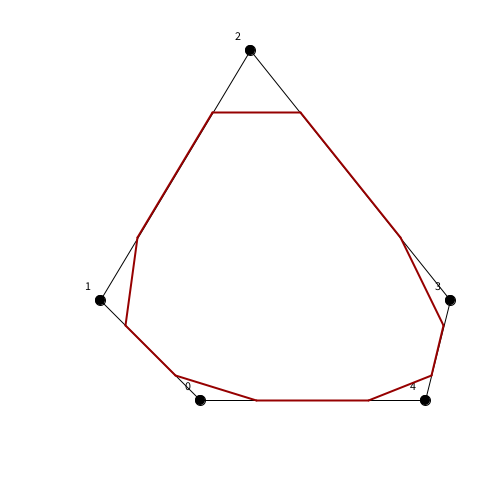
Frame 1 (no input)
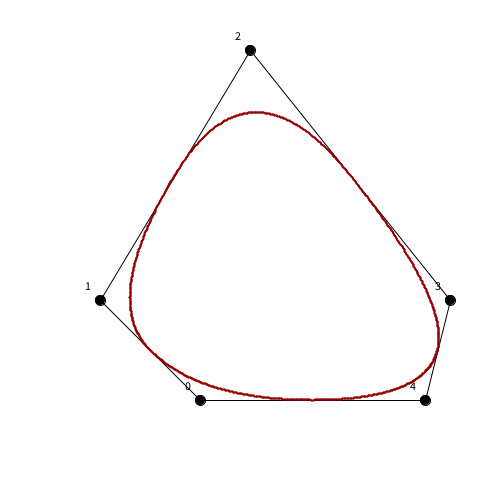
Frame 60 (the mouse pressed at the canvas centre just before this capture)
Frame 120 (the mouse held since frame 60 and released just before this capture): identical to frame 60, image omitted

The Processing sketch that drew these frames (run headless with seeded random() and noise(); from frame 60 on, the mouse is pressed at the canvas centre):

// Processing sketch: poly_subdivision_quadratic
// ── poly_subdivision_quadratic.pde
boolean lock=false;
int locked_index;
pt locked_pt;

int click_counter=0;
pt A=new pt(200,400);
pt B=new pt(100,300);
pt C=new pt(250,50);
pt D=new pt(450,300);
pt E=new pt(425,400);
pt A_,B_,C_,D_;


ArrayList<pt>ptList;
ArrayList<pt>dupPtList;
ArrayList<pt>cubicPtList;

void setup(){
 size(500,500);
 ptList=new ArrayList<pt>();
 dupPtList=new ArrayList<pt>();
 cubicPtList=new ArrayList<pt>();
 ptList.add(A);
 ptList.add(B);
 ptList.add(C);
 ptList.add(D);
 ptList.add(E); 
 dupPtList.addAll(ptList);
 background(255);
}

void draw(){
  background(255);
  fill(0);
  if(click_counter<7){
    click_counter++;
    quadraticSubdivision();
  }
  drawInfo();
}

void drawInfo(){  
  fill(0);
  for(int i=0; i<dupPtList.size(); i++){
    pt P,Q;
    if(i<dupPtList.size()-1){
      P=dupPtList.get(i);
      Q=dupPtList.get(i+1);
    }else{
      P=dupPtList.get(i);
      Q=dupPtList.get(0);
    }
    stroke(0,0,0);
    strokeWeight(1);
    ellipse(P.x,P.y,10,10);
    text(""+i,P.x-15,P.y-10);
    line(P.x,P.y,Q.x,Q.y);
  }
  
  for(int i=0; i<ptList.size(); i++){
    pt P,Q;
    if(i<ptList.size()-1){
      P=ptList.get(i);
      Q=ptList.get(i+1);
    }else{
      P=ptList.get(i);
      Q=ptList.get(0);
    }
    stroke(150,0,0);
    strokeWeight(2);
    line(P.x,P.y,Q.x,Q.y);
  }
}


void quadraticSubdivision(){
  ArrayList<pt>temp=new ArrayList<pt>();
  for(int i=0; i<ptList.size(); i++){
    pt P, Q;
    if(i<ptList.size()-1){
      P=ptList.get(i);
      Q=ptList.get(i+1); 
    }else{
      P=ptList.get(i);
      Q=ptList.get(0);
    }
    temp.add(P);
    pt p=quadraticSplit(P,Q);    
    temp.add(p); 
  }  
  ptList.clear();
  ptList.addAll(temp);
  quadraticAverage();
}


pt quadraticSplit(pt P, pt Q){  
  float x=(P.x+Q.x)/2;
  float y=(P.y+Q.y)/2;
  pt a=new pt(x,y);
  return a;
}

void quadraticAverage(){
 ArrayList<pt>temp=new ArrayList<pt>();
 for(int i=0; i<ptList.size(); i++){
   pt P,Q;
   if(i<ptList.size()-1){
     P=ptList.get(i);
     Q=ptList.get(i+1);
   }else{
     P=ptList.get(i);
     Q=ptList.get(0);
   }
   pt r=quadraticSplit(P,Q);
   temp.add(r);
 }
 ptList.clear();
 ptList.addAll(temp);
}

void mousePressed(){
  float x=mouseX;
  float y=mouseY;
  float r=50;
  for(int i=0; i<dupPtList.size(); i++){
    pt p0=dupPtList.get(i);
  if(dis(x,y,p0.x,p0.y)<25){
      lock=true;
      locked_pt=p0;
      locked_index=i;
    }
  }
}

public void mouseDragged(){
  if(lock==true){
    pt P=dupPtList.get(locked_index);
    P.x=(mouseX);
    P.y=(mouseY);
  }
  ptList.clear();
  ptList.addAll(dupPtList);
  click_counter=0;
}

public float dis(float x, float y, float a, float b){
  float d=sqrt(sq(x-a) + sq(y-b));
  return d;
}

public float dis(pt P, pt Q){
  float d=sqrt(sq(P.x-Q.x) + sq(P.y-Q.y));
  return d;
}
// ── vec.pde
//*****************************************************************************
// TITLE:         GEOMETRY UTILITIES IN 2D  
// DESCRIPTION:   Classes and functions for manipulating points, vectors, edges, triangles, quads, frames, and circular arcs  
// AUTHOR:        Prof Jarek Rossignac
// DATE CREATED:  September 2009
// EDITS:         Revised July 2011
//*****************************************************************************
//************************************************************************
//**** POINT CLASS
//************************************************************************
class pt { float x=0,y=0; 
  // CREATE
  pt () {}
  pt (float px, float py) {x = px; y = py;};

  // MODIFY
  pt setTo(float px, float py) {x = px; y = py; return this;};  
  pt setTo(pt P) {x = P.x; y = P.y; return this;}; 
  pt setToMouse() { x = mouseX; y = mouseY;  return this;}; 
  pt add(float u, float v) {x += u; y += v; return this;}                       // P.add(u,v): P+=<u,v>
  pt add(pt P) {x += P.x; y += P.y; return this;};                              // incorrect notation, but useful for computing weighted averages
  pt add(float s, pt P)   {x += s*P.x; y += s*P.y; return this;};               // adds s*P
  pt add(vec V) {x += V.x; y += V.y; return this;}                              // P.add(V): P+=V
  pt add(float s, vec V) {x += s*V.x; y += s*V.y; return this;}                 // P.add(s,V): P+=sV
  pt translateTowards(float s, pt P) {x+=s*(P.x-x);  y+=s*(P.y-y);  return this;};  // transalte by ratio s towards P
  pt scale(float u, float v) {x*=u; y*=v; return this;};
  pt scale(float s) {x*=s; y*=s; return this;}                                  // P.scale(s): P*=s
  pt scale(float s, pt C) {x*=C.x+s*(x-C.x); y*=C.y+s*(y-C.y); return this;}    // P.scale(s,C): scales wrt C: P=L(C,P,s);
  pt rotate(float a) {float dx=x, dy=y, c=cos(a), s=sin(a); x=c*dx+s*dy; y=-s*dx+c*dy; return this;};     // P.rotate(a): rotate P around origin by angle a in radians
  pt rotate(float a, pt G) {float dx=x-G.x, dy=y-G.y, c=cos(a), s=sin(a); x=G.x+c*dx+s*dy; y=G.y-s*dx+c*dy; return this;};   // P.rotate(a,G): rotate P around G by angle a in radians
  pt rotate(float s, float t, pt G) {float dx=x-G.x, dy=y-G.y; dx-=dy*t; dy+=dx*s; dx-=dy*t; x=G.x+dx; y=G.y+dy;  return this;};   // fast rotate s=sin(a); t=tan(a/2); 
  pt moveWithMouse() { x += mouseX-pmouseX; y += mouseY-pmouseY;  return this;}; 
     
  // DRAW , WRITE
  pt write() {print("("+x+","+y+")"); return this;};  // writes point coordinates in text window
  pt v() {vertex(x,y); return this;};  // used for drawing polygons between beginShape(); and endShape();
  pt show(float r) {ellipse(x, y, 2*r, 2*r); return this;}; // shows point as disk of radius r
  pt show() {show(3); return this;}; // shows point as small dot
  pt label(String s, float u, float v) {fill(0,0,0); text(s, x+u, y+v); noFill(); return this; };
  pt label(String s, vec V) {fill(0,0,0); text(s, x+V.x, y+V.y); noFill(); return this; };
  pt label(String s) {label(s,5,4); return this; };
  } // end of pt class

//************************************************************************
//**** VECTOR CLASS
//************************************************************************
class vec { float x=0,y=0; 
 // CREATE
  vec () {};
  vec (float px, float py) {x = px; y = py;};
 
 // MODIFY
  vec setTo(float px, float py) {x = px; y = py; return this;}; 
  vec setTo(vec V) {x = V.x; y = V.y; return this;}; 
  vec zero() {x=0; y=0; return this;}
  vec scaleBy(float u, float v) {x*=u; y*=v; return this;};
  vec scaleBy(float f) {x*=f; y*=f; return this;};
  vec reverse() {x=-x; y=-y; return this;};
  vec divideBy(float f) {x/=f; y/=f; return this;};
  vec normalize() {float n=sqrt(sq(x)+sq(y)); if (n>0.000001) {x/=n; y/=n;}; return this;};
  vec add(float u, float v) {x += u; y += v; return this;};
  vec add(vec V) {x += V.x; y += V.y; return this;};   
  vec add(float s, vec V) {x += s*V.x; y += s*V.y; return this;};   
  vec rotateBy(float a) {float xx=x, yy=y; x=xx*cos(a)-yy*sin(a); y=xx*sin(a)+yy*cos(a); return this;};
  vec left() {float m=x; x=-y; y=m; return this;};
 
  // OUTPUT VEC
  vec clone() {return(new vec(x,y));}; 

  // OUTPUT TEST MEASURE
  float norm() {return(sqrt(sq(x)+sq(y)));}
  boolean isNull() {return((abs(x)+abs(y)<0.000001));}
  float angle() {return(atan2(y,x)); }

  // DRAW, PRINT
  void write() {println("<"+x+","+y+">");};
  void showAt (pt P) {line(P.x,P.y,P.x+x,P.y+y); }; 
  void showArrowAt (pt P) {line(P.x,P.y,P.x+x,P.y+y); 
      float n=min(this.norm()/10.,height/50.); 
      pt Q=P(P,this); 
      vec U = S(-n,U(this));
      vec W = S(.3,R(U)); 
      beginShape(); Q.add(U).add(W).v(); Q.v(); Q.add(U).add(M(W)).v(); endShape(CLOSE); }; 
  void label(String s, pt P) {P(P).add(0.5,this).add(3,R(U(this))).label(s); };
  } // end vec class

//************************************************************************
//**** POINTS FUNCTIONS
//************************************************************************
// create 
pt P() {return P(0,0); };                                                                            // make point (0,0)
pt P(float x, float y) {return new pt(x,y); };                                                       // make point (x,y)
pt P(pt P) {return P(P.x,P.y); };                                                                    // make copy of point A
pt Mouse() {return P(mouseX,mouseY);};                                                                 // returns point at current mouse location
pt Pmouse() {return P(pmouseX,pmouseY);};                                                              // returns point at previous mouse location
pt ScreenCenter() {return P(width/2,height/2);}                                                        //  point in center of  canvas

// transform 
pt R(pt Q, float a) {float dx=Q.x, dy=Q.y, c=cos(a), s=sin(a); return new pt(c*dx+s*dy,-s*dx+c*dy); };  // Q rotated by angle a around the origin
pt R(pt Q, float a, pt C) {float dx=Q.x-C.x, dy=Q.y-C.y, c=cos(a), s=sin(a); return P(C.x+c*dx-s*dy, C.y+s*dx+c*dy); };  // Q rotated by angle a around point P
pt P(pt P, vec V) {return P(P.x + V.x, P.y + V.y); }                                                 //  P+V (P transalted by vector V)
pt P(pt P, float s, vec V) {return P(P,W(s,V)); }                                                    //  P+sV (P transalted by sV)
pt P(pt P, float u, vec U, float v, vec V) {return P(P.x+u*U.x+v*V.x, P.y+u*U.y+v*V.y); }            //  P+sV (P transalted by sV)
pt T(pt P, float s, vec V) {return P(P,W(s,V)); }                                                    //  P+sV (P transalted by sV)
pt MoveByDistanceTowards(pt P, float d, pt Q) { return P(P,d,U(V(P,Q))); };                          //  P+dU(PQ) (transLAted P by *distance* s towards Q)!!!
pt T(pt P, float d, pt Q) { return MoveByDistanceTowards(P,d,Q); };                                  // T(P,s,Q): P+sU(PQ) (transalted P by distance s towards Q)

// average 
pt P(pt A, pt B) {return P((A.x+B.x)/2.0,(A.y+B.y)/2.0); };                                          // (A+B)/2 (average)
pt P(pt A, pt B, pt C) {return P((A.x+B.x+C.x)/3.0,(A.y+B.y+C.y)/3.0); };                            // (A+B+C)/3 (average)
pt P(pt A, pt B, pt C, pt D) {return P(P(A,B),P(C,D)); };                                            // (A+B+C+D)/4 (average)

// weighted average 
pt P(float a, pt A) {return P(a*A.x,a*A.y);}                                                      // aA  
pt P(float a, pt A, float b, pt B) {return P(a*A.x+b*B.x,a*A.y+b*B.y);}                              // aA+bB, (a+b=1) 
pt P(float a, pt A, float b, pt B, float c, pt C) {return P(a*A.x+b*B.x+c*C.x,a*A.y+b*B.y+c*C.y);}   // aA+bB+cC 
pt P(float a, pt A, float b, pt B, float c, pt C, float d, pt D){return P(a*A.x+b*B.x+c*C.x+d*D.x,a*A.y+b*B.y+c*C.y+d*D.y);} // aA+bB+cC+dD 

// LERP
pt L(pt A, pt B, float t) {return P(A.x+t*(B.x-A.x),A.y+t*(B.y-A.y));}
    
// measure 
boolean isSame(pt A, pt B) {return (A.x==B.x)&&(A.y==B.y) ;}                                         // A==B
boolean isSame(pt A, pt B, float e) {return ((abs(A.x-B.x)<e)&&(abs(A.y-B.y)<e));}                   // ||A-B||<e
float d(pt P, pt Q) {return sqrt(d2(P,Q));  };                                                       // ||AB|| (Distance)
float d2(pt P, pt Q) {return sq(Q.x-P.x)+sq(Q.y-P.y); };                                             // AB*AB (Distance squared)
 
//************************************************************************
//**** VECTOR FUNCTIONS
//************************************************************************
// create 
vec V(vec V) {return new vec(V.x,V.y); };                                                             // make copy of vector V
vec V(pt P) {return new vec(P.x,P.y); };                                                              // make vector from origin to P
vec V(float x, float y) {return new vec(x,y); };                                                      // make vector (x,y)
vec V(pt P, pt Q) {return new vec(Q.x-P.x,Q.y-P.y);};                                                 // PQ (make vector Q-P from P to Q
vec U(vec V) {float n = n(V); if (n==0) return new vec(0,0); else return new vec(V.x/n,V.y/n);};      // V/||V|| (Unit vector : normalized version of V)
vec U(pt P, pt Q) {return U(V(P,Q));};                                                                // PQ/||PQ| (Unit vector : from P towards Q)
vec MouseDrag() {return new vec(mouseX-pmouseX,mouseY-pmouseY);};                                      // vector representing recent mouse displacement

// weighted sum 
vec W(float s,vec V) {return V(s*V.x,s*V.y);}                                                      // sV
vec W(vec U, vec V) {return V(U.x+V.x,U.y+V.y);}                                                   // U+V 
vec W(vec U,float s,vec V) {return W(U,S(s,V));}                                                   // U+sV
vec W(float u, vec U, float v, vec V) {return W(S(u,U),S(v,V));}                                   // uU+vV ( Linear combination)

// transformed 
vec R(vec V) {return new vec(-V.y,V.x);};                                                             // V turned right 90 degrees (as seen on screen)
vec R(vec V, float a) {float c=cos(a), s=sin(a); return(new vec(V.x*c-V.y*s,V.x*s+V.y*c)); };                                     // V rotated by a radians
vec S(float s,vec V) {return new vec(s*V.x,s*V.y);};                                                  // sV
vec Reflection(vec V, vec N) { return W(V,-2.*dot(V,N),N);};                                          // reflection
vec M(vec V) { return V(-V.x,-V.y); }                                                                  // -V

// Interpolation 
vec L(vec U, vec V, float s) {return new vec(U.x+s*(V.x-U.x),U.y+s*(V.y-U.y));};                      // (1-s)U+sV (Linear interpolation between vectors)
vec S(vec U, vec V, float s) {float a = angle(U,V); vec W = R(U,s*a); float u = n(U), v=n(V); return W(pow(v/u,s),W); } // steady interpolation from U to V
vec slerp(vec U, float t, vec V) {float a = angle(U,V); float b=sin((1.-t)*a),c=sin(t*a),d=sin(a); return W(b/d,U,c/d,V); } // UNIT vectors ONLY!

// measure 
float dot(vec U, vec V) {return U.x*V.x+U.y*V.y; }                                                     // dot(U,V): U*V (dot product U*V)
float det(vec U, vec V) {return dot(R(U),V); }                                                         // det | U V | = scalar cross UxV 
float n(vec V) {return sqrt(dot(V,V));};                                                               // n(V): ||V|| (norm: length of V)
float n2(vec V) {return sq(V.x)+sq(V.y);};                                                             // n2(V): V*V (norm squared)
boolean parallel (vec U, vec V) {return dot(U,R(V))==0; }; 
float angle (vec U, vec V) {return atan2(det(U,V),dot(U,V)); };                                      // angle <U,V> (between -PI and PI)
float angle(vec V) {return(atan2(V.y,V.x)); };                                                       // angle between <1,0> and V (between -PI and PI)
float angle(pt A, pt B, pt C) {return  angle(V(B,A),V(B,C)); }                                       // angle <BA,BC>
float turnAngle(pt A, pt B, pt C) {return  angle(V(A,B),V(B,C)); }                                   // angle <AB,BC> (positive when right turn as seen on screen)
int toDeg(float a) {return int(a*180/PI);}                                                           // convert radians to degrees
float toRad(float a) {return(a*PI/180);}                                                             // convert degrees to radians 
float positive(float a) { if(a<0) return a+TWO_PI; else return a;}                                   // adds 2PI to make angle positive



//************************************************************************
//**** DISPLAY
//************************************************************************
// point / polygon
void show(pt P, float r) {ellipse(P.x, P.y, 2*r, 2*r);};                                             // draws circle of center r around P
void show(pt P) {ellipse(P.x, P.y, 6,6);};                                                           // draws small circle around point

// edge / arrow
void edge(pt P, pt Q) {line(P.x,P.y,Q.x,Q.y); };                                                      // draws edge (P,Q)
void arrow(pt P, pt Q) {arrow(P,V(P,Q)); }                                                            // draws arrow from P to Q
void show(pt P, vec V) {line(P.x,P.y,P.x+V.x,P.y+V.y); }                                              // show V as line-segment from P 
void show(pt P, float s, vec V) {show(P,S(s,V));}                                                     // show sV as line-segment from P 
void arrow(pt P, float s, vec V) {arrow(P,S(s,V));}                                                   // show sV as arrow from P 
void arrow(pt P, vec V, String S) {arrow(P,V); P(P(P,0.70,V),15,R(U(V))).label(S,V(-5,4));}       // show V as arrow from P and print string S on its side
void arrow(pt P, vec V) {show(P,V);  float n=n(V); if(n<0.01) return; float s=max(min(0.2,20./n),6./n);       // show V as arrow from P 
     pt Q=P(P,V); vec U = S(-s,V); vec W = R(S(.3,U)); beginShape(); v(P(P(Q,U),W)); v(Q); v(P(P(Q,U),-1,W)); endShape(CLOSE);}; 

// triangle, polygon
void v(pt P) {vertex(P.x,P.y);};                                                                     // vertex for drawing polygons between beginShape() and endShape()
void show(pt A, pt B, pt C)  {beginShape();  A.v(); B.v(); C.v(); endShape(CLOSE);}                   // render triangle A, B, C
void show(pt A, pt B, pt C, pt D)  {beginShape();  A.v(); B.v(); C.v(); D.v(); endShape(CLOSE);}      // render quad A, B, C, D

// text
void label(pt P, String S) {text(S, P.x-4,P.y+6.5); }                                                 // writes string S next to P on the screen ( for example label(P[i],str(i));)
void label(pt P, vec V, String S) {text(S, P.x-3.5+V.x,P.y+7+V.y); }                                  // writes string S at P+V
